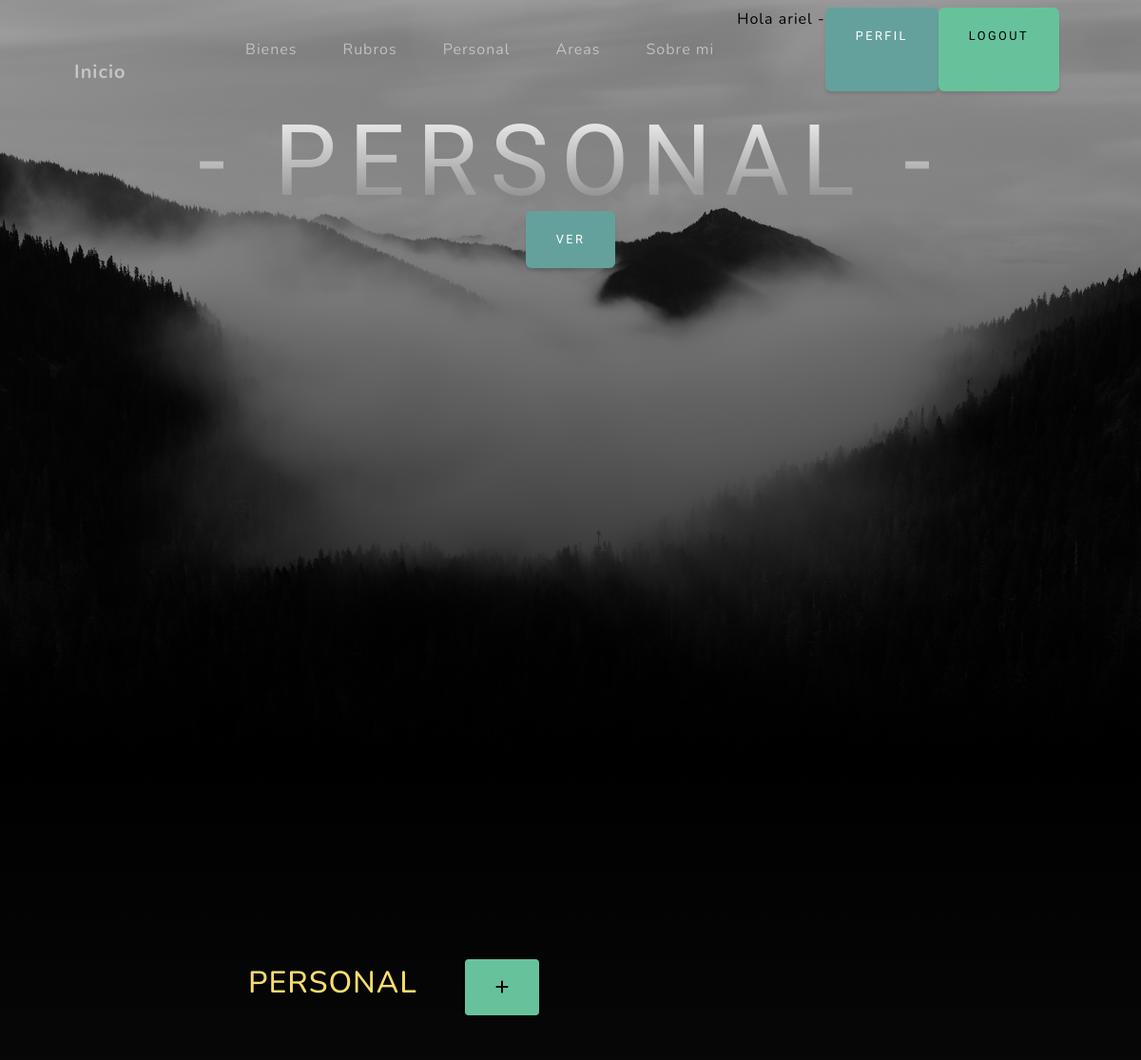
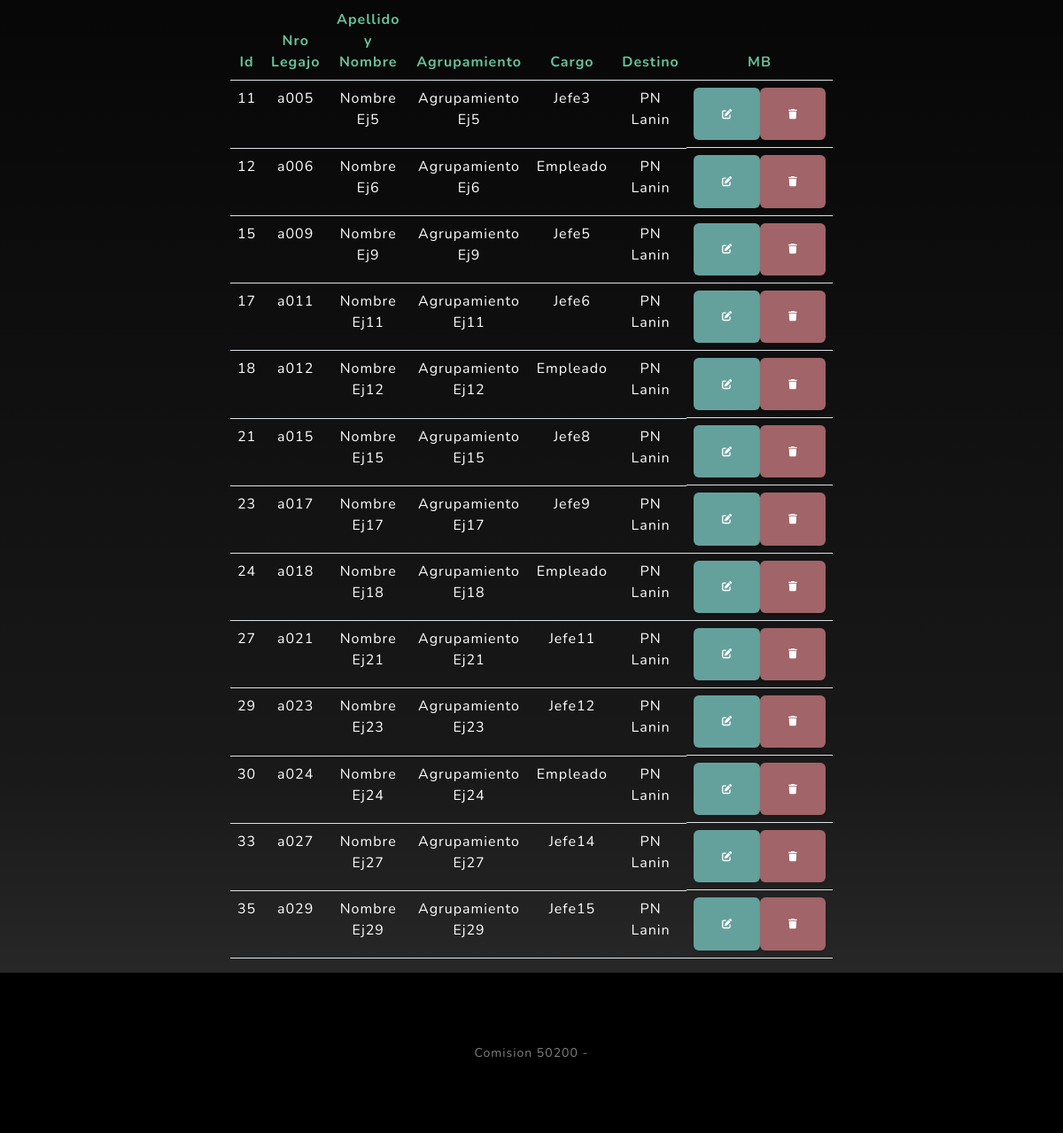
The page /aplicacion/personal/ (signed in) on the database its author committed (2 pictures, top to bottom).
### aplicacion/models.py (models this page shows, shortened)
class Personal(models.Model):
    nroLegajo = models.CharField(max_length=50)
    apellido_y_Nombre = models.CharField(max_length=50)
    agrupamiento = models.CharField(max_length=50)
    cargo = models.CharField(max_length=50)
    destino = models.CharField(max_length=50)

### aplicacion/views.py (the view)
# urls.py: path('personal/', PersonalList.as_view(), name= "personal"),
class PersonalList(LoginRequiredMixin, ListView):
    model = Personal

### aplicacion/templates/aplicacion/personal_list.html
{% extends 'aplicacion/home.html' %}
{% block titulo %}
<div class="text-center">
    <h1 class="mx-auto my-0 text-uppercase">- Personal -</h1>
    <a class="btn btn-primary" href="#about">Ver</a>
{% endblock titulo %}
{% block contenido %}
<table>
    <tr>
        <td with="200"><h2 style="color:#F7DC6F">PERSONAL</h2></td>
        <td>
            <a href="{% url 'personal_create' %}" class="btn btn-success btn-sm m-5"><i class="fa fa-plus fa-lg" title="Alta"></i></a>
        </td>
    </tr>
</table>
<table class="text-white table .align-items-end">
    <thead class="text-success">
        <tr class=".align-items-end">
            <th>Id</th>
            <th>Nro Legajo</th>
            <th>Apellido y Nombre</th>
            <th>Agrupamiento</th>
            <th>Cargo</th>
            <th>Destino</th>
            <th> MB </th>
        </tr>
    </thead>
    <tbody class="text-white">
{% for p in personal_list  %}
        <tr>
            <td>{{ p.id }}</td>
            <td>{{ p.nroLegajo }}</td>
            <td>{{ p.apellido_y_Nombre }}</td>
            <td>{{ p.agrupamiento }}</td>
            <td>{{ p.cargo }}</td>
            <td>{{ p.destino }}</td>
            <td class="d-flex">
                <a
                href="{% url 'personal_update' p.id %}"
                class="btn btn-primary"
                style="--bs-btn-padding-y: .25rem; --bs-btn-padding-x: .5rem; --bs-btn-font-size: .75rem;"
                ><i class="fa fa-edit fa-sm" title="Editar"></i>
            </a>
            <a
                href="{% url 'personal_delete' p.id %}"
                class="btn btn-danger"
                style="--bs-btn-padding-y: .25rem; --bs-btn-padding-x: .5rem; --bs-btn-font-size: .75rem;"
                ><i class="fa fa-trash fa-sm" title="Eliminar"></i>
            </a>
            </td>
        </tr>
{% endfor %}
    </tbody>
</table>
{% endblock contenido %}

### aplicacion/templates/aplicacion/home.html (shortened to what this page needs)
<!DOCTYPE html>
<html lang="en">
    <head>
        {% load static %}
        <link href="{% static 'css/styles.css' %}"  rel="stylesheet" />
    </head>
    <body id="page-top">
        <nav class="navbar navbar-expand-lg navbar-light fixed-top" id="mainNav">
            <div class="container px-4 px-lg-5">
                <a class="navbar-brand" href="{% url 'home' %}">Inicio</a>
                <div class="collapse navbar-collapse" id="navbarResponsive">
                    <ul class="navbar-nav ms-auto p-2 align-self-center mb-5 ">
                {% if user.is_authenticated %}
                        <li class="nav-item"><a class="nav-link" href="{% url 'bienes' %}">Bienes</a></li>
                        <li class="nav-item"><a class="nav-link" href="{% url 'rubros' %}">Rubros</a></li>
                        <li class="nav-item"><a class="nav-link" href="{% url 'personal' %}">Personal</a></li>
                        <li class="nav-item"><a class="nav-link" href="{% url 'areas' %}">Areas</a></li>
                        <li class="nav-item"><a class="nav-link" href= "{% url 'sobre_mi' %}">Sobre mi</a></li>
                        <p class="d-flex justify-content-evenly" style="color:black">Hola {{user.username}}   - </p>
                        <a class="btn btn-primary" href="{% url 'editar_perfil' %}">Perfil</a>
                        <a class="btn btn-success" href="{% url 'logout' %}">Logout</a></div>
                {% else %}
                    <a class="btn btn-primary" href="{% url 'login' %}">Login</a>
                    <a class="btn btn-success" href="{% url 'registro' %}">Registro</a>
                {% endif %}
                </div>
        </nav>
        <header class="masthead">
            <div class="container px-4 px-lg-5 d-flex h-50 align-items-center justify-content-center">
                <div class="justify-content-center">
                    {% block titulo %}{% endblock titulo %}
                    </div>
                </div>
            </div>
        </header>
        <section class="about-section text-center" id="about">
            <div class="container px-4 px-lg-5">
                <div class="row gx-4 gx-lg-5 justify-content-center">
                    <div class="col-lg-8">
                        {% block contenido %}
                        {% endblock contenido %}
                    </div>
                </div>
            </div>
        <footer class="footer bg-black small text-center text-white-50"><div class="container px-4 px-lg-5"> Comision 50200 - </div>
        </footer>
    </body>
</html>

### rows shown on the page
Personal: id "11", nroLegajo "a005", apellido_y_Nombre "Nombre Ej5", agrupamiento "Agrupamiento Ej5", cargo "Jefe3", destino "PN Lanin"
Personal: id "12", nroLegajo "a006", apellido_y_Nombre "Nombre Ej6", agrupamiento "Agrupamiento Ej6", cargo "Empleado", destino "PN Lanin"
Personal: id "15", nroLegajo "a009", apellido_y_Nombre "Nombre Ej9", agrupamiento "Agrupamiento Ej9", cargo "Jefe5", destino "PN Lanin"
Personal: id "17", nroLegajo "a011", apellido_y_Nombre "Nombre Ej11", agrupamiento "Agrupamiento Ej11", cargo "Jefe6", destino "PN Lanin"
Personal: id "18", nroLegajo "a012", apellido_y_Nombre "Nombre Ej12", agrupamiento "Agrupamiento Ej12", cargo "Empleado", destino "PN Lanin"
Personal: id "21", nroLegajo "a015", apellido_y_Nombre "Nombre Ej15", agrupamiento "Agrupamiento Ej15", cargo "Jefe8", destino "PN Lanin"
Personal: id "23", nroLegajo "a017", apellido_y_Nombre "Nombre Ej17", agrupamiento "Agrupamiento Ej17", cargo "Jefe9", destino "PN Lanin"
Personal: id "24", nroLegajo "a018", apellido_y_Nombre "Nombre Ej18", agrupamiento "Agrupamiento Ej18", cargo "Empleado", destino "PN Lanin"
Personal: id "27", nroLegajo "a021", apellido_y_Nombre "Nombre Ej21", agrupamiento "Agrupamiento Ej21", cargo "Jefe11", destino "PN Lanin"
Personal: id "29", nroLegajo "a023", apellido_y_Nombre "Nombre Ej23", agrupamiento "Agrupamiento Ej23", cargo "Jefe12", destino "PN Lanin"
Personal: id "30", nroLegajo "a024", apellido_y_Nombre "Nombre Ej24", agrupamiento "Agrupamiento Ej24", cargo "Empleado", destino "PN Lanin"
Personal: id "33", nroLegajo "a027", apellido_y_Nombre "Nombre Ej27", agrupamiento "Agrupamiento Ej27", cargo "Jefe14", destino "PN Lanin"
Personal: id "35", nroLegajo "a029", apellido_y_Nombre "Nombre Ej29", agrupamiento "Agrupamiento Ej29", cargo "Jefe15", destino "PN Lanin"

### other values the page prints
{{ user.username }} "ariel"
